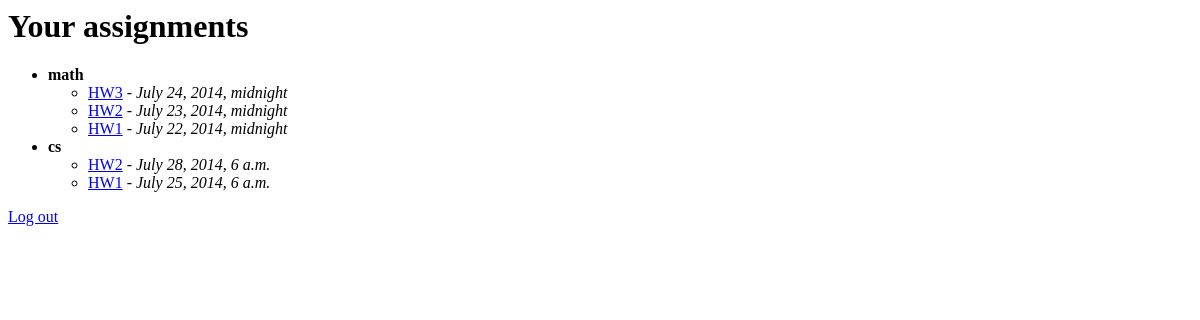
/homeworkbuddies/ (signed in), run on an earlier commit of the app's database.
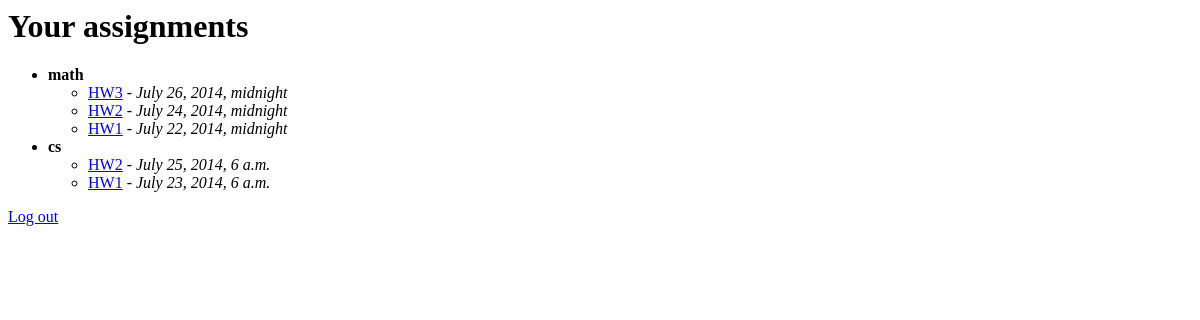
And on a later commit of the database.
### homeworkbuddies/models.py (models this page shows, shortened)
class Assignment(models.Model):
    name = models.CharField(max_length=200)
    subject = models.ForeignKey(Subject)
    duedate = models.DateTimeField()

### homeworkbuddies/views.py (the view)
def index(request):
    if 'student_id' not in request.session:
        return login(request)
    student = Student.objects.get(id=request.session['student_id'])
    subjects = Subject.objects.filter(students=student)
    assignments = [(subject, Assignment.objects.filter(subject=subject).order_by('-duedate')) for subject in subjects]
    return render(request, 'homeworkbuddies/index.html', {'student': student, 'assignments': assignments});

### homeworkbuddies/templates/homeworkbuddies/index.html
<h1>Your assignments</h1>
<ul>
{% for subject, subject_assignments in assignments %}
  <li>
    <strong>{{ subject.name }}</strong>
    <ul>
    {% for assignment in subject_assignments %}
      <li>
        <a href="{% url 'homeworkbuddies:view_assignment' assignment.id %}">{{ assignment.name }}</a>
         - <i>{{ assignment.duedate }}</i>
      </li>
    {% endfor %}
    </ul>
  </li>
{% endfor %}
</ul>
<a href="{% url 'homeworkbuddies:logout' %}">Log out</a>

What changed in the data, as far as the page shows it:
changed Assignment "HW3": duedate "July 24, 2014, midnight" → "July 26, 2014, midnight"
changed Assignment: duedate "July 23, 2014, midnight" → "July 24, 2014, midnight"
changed Assignment: duedate "July 28, 2014, 6 a.m." → "July 25, 2014, 6 a.m."
changed Assignment: duedate "July 25, 2014, 6 a.m." → "July 23, 2014, 6 a.m."
